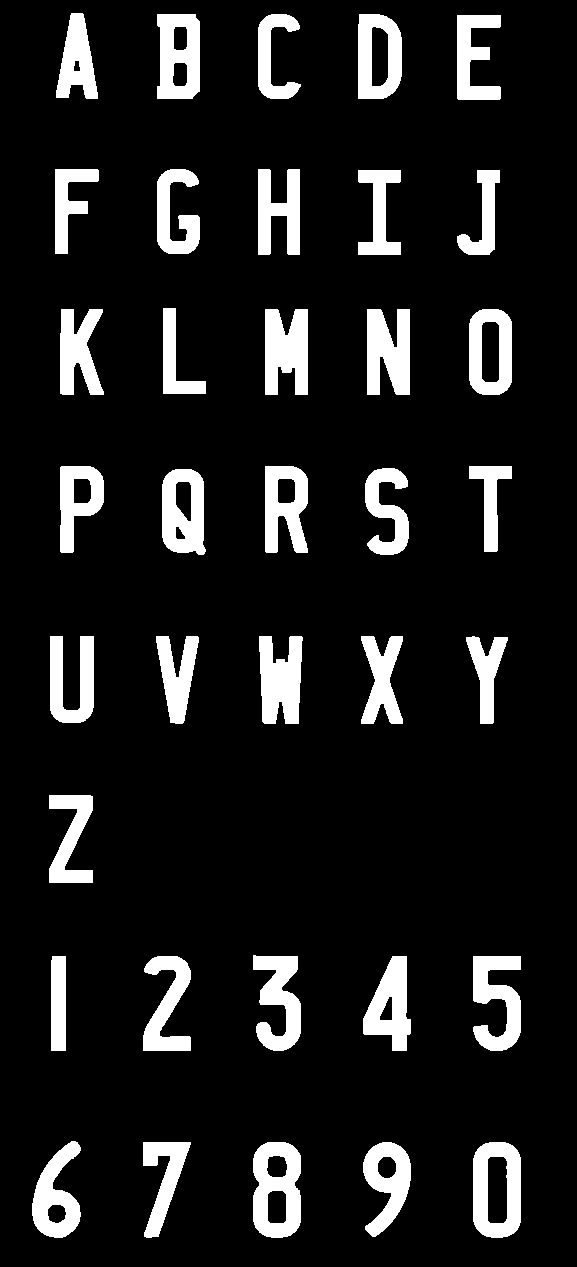
#> input picture template_fonts.bmp, 577 x 1267 px
$ python license_plate.py template_fonts.bmp   (older library calls are emulated)
#> lines starting #> are read from the running program, lines starting #| are printed output that depends on the picture; after the words box and inside, x2 and y2 are one past the last pixel; in counts of white or black regions, pixels touching at a corner belong together
#> in main, img is the input picture: shape (1267, 577, 3); 11.5% white; 36 white regions, largest, box (x1, y1, x2, y2) and area: (253, 1142, 301, 1238) 3222, (265, 309, 308, 395) 3037, (473, 1142, 521, 1238) 3035
# -*- coding: utf-8 -*-
"""
Taiwan License Plate Recognition

Recognizes Taiwan standard license plates (format: AAA-1234) using
classical computer vision: edge detection, morphological operations,
connected component labeling, and template matching.

Usage:
    python license_plate.py <image_path>
"""

import sys
import os

import cv2
import numpy as np
from skimage import measure


# ---------------------------------------------------------------------------
# Constants
# ---------------------------------------------------------------------------

PLATE_W, PLATE_H = 550, 200
SIMILARITY_THRESHOLD = 99.0  # minimum pixel similarity (%) to accept a match

# Maps template index → character label (matches top-to-bottom order in template_fonts.bmp)
CHAR_TABLE = [
    [0,  'A'], [1,  'B'], [2,  'C'], [3,  'D'], [4,  'E'], [5,  'F'], [6,  'G'],
    [7,  'H'], [8,  'I'], [9,  'J'], [10, 'L'], [11, 'K'], [12, 'M'], [13, 'N'],
    [14, 'O'], [15, 'P'], [16, 'R'], [17, 'T'], [18, 'S'], [19, 'Q'], [20, 'U'],
    [21, 'V'], [22, 'W'], [23, 'X'], [24, 'Y'], [25, 'Z'], [26, '3'], [27, '1'],
    [28, '2'], [29, '4'], [30, '5'], [31, '6'], [32, '7'], [33, '8'], [34, '9'],
    [35, '0'],
]


# ---------------------------------------------------------------------------
# Pipeline stages
# ---------------------------------------------------------------------------

def detect_plate(img):
    """Locate the license plate region and return its crop, or None if not found."""
    # Focus on the center region (45%–85% height, 33%–66% width)
    thy = round(img.shape[0] * 0.45)
#> thy = 570
    thh = round(img.shape[0] * 0.85)
#> thh = 1077
    thx = img.shape[1] // 3
#> thx = 192
    roi = img[thy:thh, thx:thx * 2]
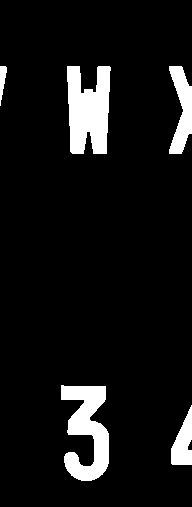
#> roi: shape (507, 192, 3); 8.1% white; 5 white regions, box (x1, y1, x2, y2) and area: (67, 66, 111, 154) 2988, (61, 385, 109, 481) 2711, (169, 66, 192, 154) 1199, (171, 405, 192, 465) 777, (0, 66, 7, 106) 162

    # Grayscale → Gaussian blur → Sobel edge → Canny → binary threshold
    gray    = cv2.cvtColor(roi, cv2.COLOR_BGR2GRAY)
    blurred = cv2.GaussianBlur(gray, (5, 5), 10)
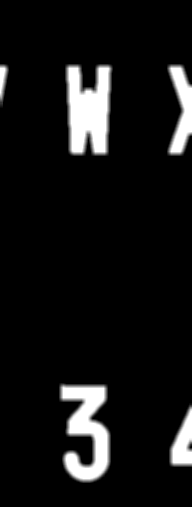
#> blurred: shape (507, 192); min 0, max 255, mean 20.5
    sobel   = cv2.Sobel(blurred, cv2.CV_8U, 1, 0, ksize=1)
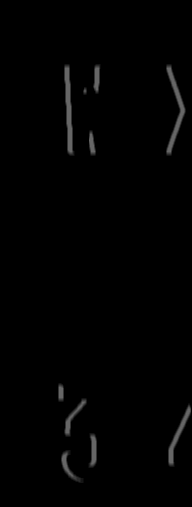
#> sobel: shape (507, 192); min 0, max 103, mean 2
    edges   = cv2.Canny(sobel, 110, 100)
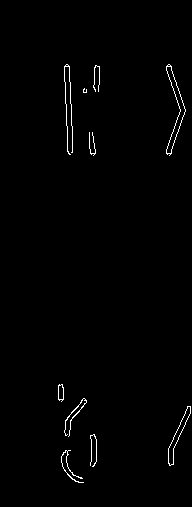
#> edges: shape (507, 192); 0.97% white in thin lines or dots, all inside (x1, y1, x2, y2) = (58, 64, 191, 483)
    _, binary = cv2.threshold(edges, 0, 255, cv2.THRESH_BINARY)

    # Morphological operations to consolidate the plate blob
    k1 = cv2.getStructuringElement(cv2.MORPH_RECT, (90, 10))
    k2 = cv2.getStructuringElement(cv2.MORPH_RECT, (5, 38))
    m = cv2.dilate(binary, k1, 0)
#> m: shape (507, 192); 33.1% white; 2 white regions, box (x1, y1, x2, y2) and area: (20, 60, 192, 161) 16733, (14, 380, 192, 488) 15469
    m = cv2.erode(m,       k1, 4)
#> m: shape (507, 192); 12.3% white; 2 white regions, box (x1, y1, x2, y2) and area: (65, 65, 192, 157) 7323, (59, 385, 192, 484) 4673
    m = cv2.dilate(m,      k1, 6)
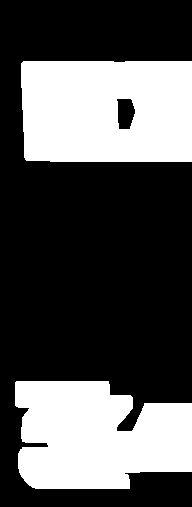
#> m: shape (507, 192); 32.9% white; 2 white regions, box (x1, y1, x2, y2) and area: (21, 61, 192, 162) 16632, (15, 381, 192, 489) 15400
    m = cv2.erode(m,       k2, 1)
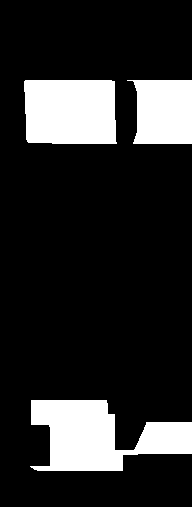
#> m: shape (507, 192); 16.7% white; 3 white regions, box (x1, y1, x2, y2) and area: (30, 400, 192, 471) 6976, (24, 80, 117, 144) 5734, (127, 80, 192, 144) 3578
    m = cv2.dilate(m,      k2, 2)
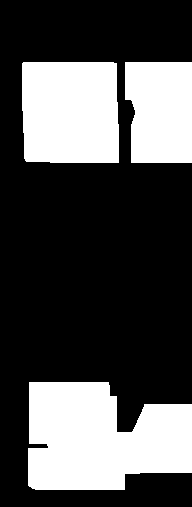
#> m: shape (507, 192); 30.8% white; 3 white regions

    # Keep only the contour that matches a plate's aspect ratio
    contours, _ = cv2.findContours(m, cv2.RETR_TREE, cv2.CHAIN_APPROX_SIMPLE)
#> contours = 3 contours; box (x1, y1, x2, y2) and area: (28, 382, 192, 490) 13774, (22, 62, 119, 163) 9386, (125, 62, 192, 163) 6166
    plate_crop = None
    matches = 0
    for cnt in contours:
        x, y, w, h = cv2.boundingRect(cnt)
        if (w > 2 * h
                and h >= m.shape[0] * 0.15
                and w >= m.shape[1] * 0.4
                and 2.5 < w / h < 4.8):
            matches += 1
            plate_crop = roi[y:y + h, x:x + w]
#> this loop made 3 passes
#> (x, y, w, h) on passes 1 to 3: (28, 382, 164, 108), (125, 62, 67, 101), (22, 62, 97, 101)
#> after the loop, matches = 0

    return plate_crop if matches == 1 else None


# [138 lines left out: functions standardize_plate, enhance_characters, _cc_label_filter, segment_characters, load_templates, _match_character and 1 more, not called in this run]


# ---------------------------------------------------------------------------
# Entry point
# ---------------------------------------------------------------------------

def main():
    if len(sys.argv) != 2:
        print("Usage: python license_plate.py <image_path>")
        sys.exit(1)

    img = cv2.imread(sys.argv[1])
    if img is None:
        print(f"Error: cannot read image '{sys.argv[1]}'.")
        sys.exit(1)

    plate = detect_plate(img)
    if plate is None:
        print("Error: license plate not found in image.")
#> (the run stopped early here; a loop or call above may not have finished)
